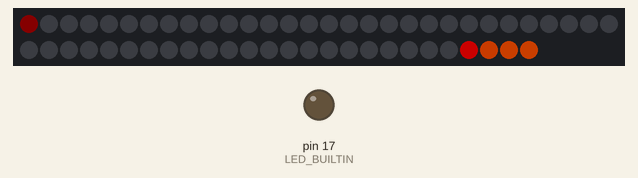
The sketch below on a simulated Arduino Uno, built with avr-gcc and run on an emulated ATmega328P. Shown: 56 RGB LEDs in strip order, left to right, continuing on the next row, output pins drawn as LEDs (lit = HIGH). Dim RGB values are drawn brighter than linear; random numbers use the default seed unless the sketch sets one; EEPROM starts erased.

Above: at 0.81 s.
At 5.5 s:
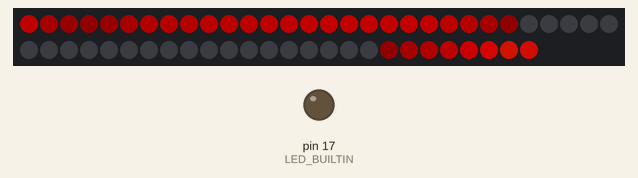
At 10.39 s:
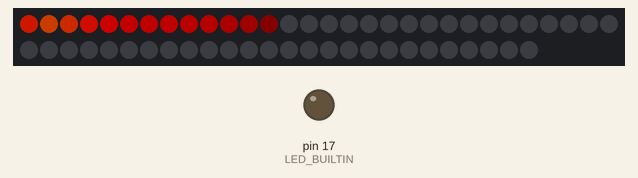
At 19.95 s:
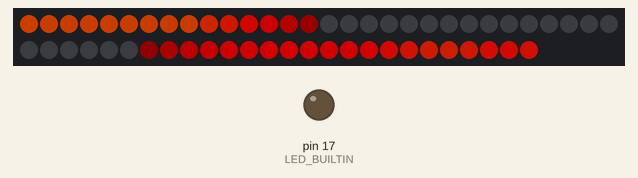
At 29.43 s:
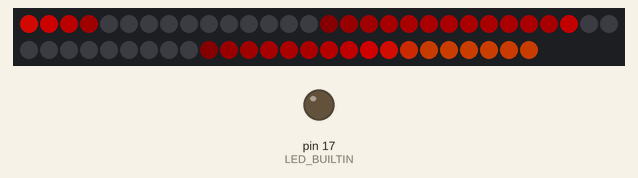
At 39.21 s:
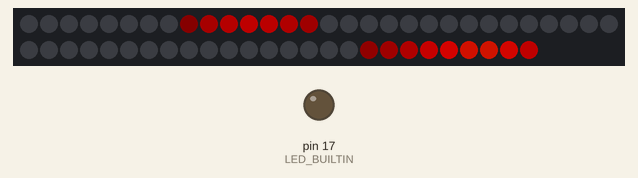

The sketch:

aunt-art.ino
```cpp
#include <Arduino.h>
#include <EEPROM.h>
#include <FastLED.h>

// Digital Pins
#define DIGITAL_SENSOR_PIN 6 // Sensor digital pin
#define MIRROR_PIN 8         // Switch pin
#define LED_PIN 7            // LED data pin
#define LED_BUILTIN 17       // Builtin LED

#define NUM_LEDS 56
#define MAX_DRAW_MA 1000 // Max power draw in mA

#define NUM_PATTERNS 2

#include "include/Fire.h"
#include "include/Orange-Pulse.h"

CRGB leds[NUM_LEDS];
Fire fire;

byte gPatternIndex = 0;

void setup()
{
    int addr = 0;
    byte lastPattern = EEPROM.read(addr);
    gPatternIndex = (lastPattern + 1) % NUM_PATTERNS;
    EEPROM.write(addr, gPatternIndex);

    // Power indicator
    pinMode(LED_BUILTIN, OUTPUT);

    // Set up FastLED
    FastLED.addLeds<WS2812B, LED_PIN, GRB>(leds, NUM_LEDS);
    FastLED.setBrightness(128);
    FastLED.setMaxPowerInVoltsAndMilliamps(5, MAX_DRAW_MA);
    set_max_power_indicator_LED(LED_BUILTIN);

    delay(200); // Give the monitor time to start up
    FastLED.clear(true);
}

void loop()
{
    switch (gPatternIndex)
    {
    case 0:
        fire.runFire(leds);
        break;
    default:
        runOrangePulse(leds);
        break;
    }
    FastLED.show();
}
```

Fire.h
```cpp
/* ****************************************************************************
 * Modified fire effect from Dave's Garage
 * https://github.com/davepl/DavesGarageLEDSeries/blob/master/LED%20Episode%2010/include/fire.h
 * ***************************************************************************/
#include <Arduino.h>
#include <FastLED.h>
#include "ledgfx.h"

DEFINE_GRADIENT_PALETTE(heatmap_gp){
    0, 0, 0, 0,          // black
    32, 0, 0, 0,         // black
    48, 255, 0, 0,       // red
    64, 200, 60, 0,      // orange?
    200, 255, 100, 0,    // bright yellow
    255, 255, 100, 255}; // full white

class Fire
{
protected:
    float *heatMapLeft;
    float *heatMapRight;
    double LastDraw; // Last time we drew the flame

    // const float IGNITION_KNOB = 50.0f;   // Preference-based constant factor for ignition rate
    const float SPREADRATE_KNOB = 12.0f; // Preference-based constant for flame spread rate
    const float SPARKRATE_KNOB = 5.0f;   // Preference-based constant for spark ignition rate
    const int Size = NUM_LEDS / 2 + 4;

public:
    float Cooling = 0.2f;
    int SparkHeight = 3;
    float SparkProbability = 1.0 * SPARKRATE_KNOB / SparkHeight;
    float SpreadRate = 1.0 * SPREADRATE_KNOB;
    CRGBPalette16 HeatMap_gp = heatmap_gp;

    Fire()
    {
        heatMapLeft = new float[Size]{0};
        heatMapRight = new float[Size]{0};
    };

    virtual ~Fire()
    {
        delete[] heatMapLeft;
        delete[] heatMapRight;
    };

    void runFire(CRGB ledArr[])
    {
        FastLED.clear();

        float elapsedSeconds = UnixTime() - LastDraw;
        float cooldown = 1.0f * RandomFloat() * Cooling * elapsedSeconds;
        LastDraw = UnixTime();

        for (int i = 0; i < (Size); i++)
        {
            heatMapLeft[i] = max(0.0f, heatMapLeft[i] - cooldown); // Cool cell by cooldown amount, but don't go below zero

            int neighborIndex = (i == 0) ? (Size)-1 : i - 1; // Index of cell to our left, wrapping around to front
            float spreadAmount = min(1.0f, heatMapLeft[neighborIndex]) * SpreadRate * elapsedSeconds;
            spreadAmount = min(heatMapLeft[neighborIndex], spreadAmount);
            heatMapLeft[i] += spreadAmount; // Exchange 'spreadAmount' of heat between cells
            heatMapLeft[neighborIndex] -= spreadAmount;

            // Check to see if this cell ignites a new spark
            if (i <= SparkHeight && RandomFloat() < SparkProbability * elapsedSeconds)
            {
                // heatMapLeft[i] = heatMapLeft[i] + RandomFloat() * 30 * elapsedSeconds;
                heatMapLeft[i] = 0.75f; // min(1.0f, (heatMapLeft[i] + RandomFloat() * 30 * elapsedSeconds));
                // printf("Spark at %d: %f", i, heatMapLeft[i]);
            }
        }

        for (int i = 0; i < (Size); i++)
        {
            heatMapRight[i] = max(0.0f, heatMapRight[i] - cooldown); // Cool cell by cooldown amount, but don't go below zero

            int neighborIndex = (i == 0) ? (Size)-1 : i - 1; // Index of cell to our left, wrapping around to front
            float spreadAmount = min(1.0f, heatMapRight[neighborIndex]) * SpreadRate * elapsedSeconds;
            spreadAmount = min(heatMapRight[neighborIndex], spreadAmount);
            heatMapRight[i] += spreadAmount; // Exchange 'spreadAmount' of heat between cells
            heatMapRight[neighborIndex] -= spreadAmount;

            // Check to see if this cell ignites a new spark
            if (i <= SparkHeight && RandomFloat() < SparkProbability * elapsedSeconds)
            {
                // heatMapRight[i] = heatMapRight[i] + RandomFloat() * 30 * elapsedSeconds;
                heatMapRight[i] = 0.75; // min(1.0f, (heatMapRight[i] + RandomFloat() * 30 * elapsedSeconds));
                // printf("Spark at %d: %f", i, heatMapRight[i]);
            }
        }

        for (int i = 0; i < NUM_LEDS / 2; i++)
        {
            ledArr[i] = ColorFromPalette(HeatMap_gp, 240 * min(1.0f, heatMapLeft[i + 4]));
            ledArr[NUM_LEDS - 1 - i] = ColorFromPalette(HeatMap_gp, 240 * min(1.0f, heatMapRight[i + 4]));
        }
    };
};
```

Orange-Pulse.h
```cpp
#include <Arduino.h>
#include <FastLED.h>

void runOrangePulse(CRGB ledArr[])
{
    fill_solid(ledArr, NUM_LEDS, CHSV(beatsin8(10, 16, 24), 255, beatsin8(10, 192, 255)));
}
```

ledgfx.h
```cpp
// https://github.com/davepl/DavesGarageLEDSeries/blob/master/LED%20Episode%2010/include/ledgfx.h
//+--------------------------------------------------------------------------
//
// NightDriver - (c) 2018 Dave Plummer.  All Rights Reserved.
//
// File:        ledgfx.h
//
// Description:
//
//   LED Drawing Routines for Dave's Garage Tutorial series
//
// History:     OCt-18-2020     davepl      Created from main.cpp code
//---------------------------------------------------------------------------

#pragma once

#include <Arduino.h>
#define FASTLED_INTERNAL
#include <FastLED.h>

// #include <sys/time.h>                   // For time-of-day

// Utility Macros

#define ARRAYSIZE(x) (sizeof(x)/sizeof(x[0]))
#define TIMES_PER_SECOND(x) EVERY_N_MILLISECONDS(1000/x)

//inline double RandomDouble()
//{
//    return random(UINT32_MAX) / (double) UINT32_MAX;
//}

inline float RandomFloat()
{
    float r = random(1000000L) / 1000000.0f;
    return r;
}

inline double UnixTime()
{
    return millis()/1000.0f;
}

// FractionalColor
//
// Returns a fraction of a color; abstracts the fadeToBlack out to this function in case we
// want to improve the color math or do color correction all in one location at a later date.

CRGB ColorFraction(CRGB colorIn, float fraction)
{
  fraction = min(1.0f, fraction);
  return CRGB(colorIn).fadeToBlackBy(255 * (1.0f - fraction));
}

void DrawPixels(float fPos, float count, CRGB color)
{
  // Calculate how much the first pixel will hold
  float availFirstPixel = 1.0f - (fPos - (long)(fPos));
  float amtFirstPixel = min(availFirstPixel, count);
  float remaining = min(count, FastLED.size()-fPos);
  int iPos = fPos;

  // Blend (add) in the color of the first partial pixel

  if (remaining > 0.0f)
  {
    FastLED.leds()[iPos++] += ColorFraction(color, amtFirstPixel);
    remaining -= amtFirstPixel;
  }

  // Now draw any full pixels in the middle

  while (remaining > 1.0f)
  {
    FastLED.leds()[iPos++] += color;
    remaining--;
  }

  // Draw tail pixel, up to a single full pixel

  if (remaining > 0.0f)
  {
    FastLED.leds()[iPos] += ColorFraction(color, remaining);
  }
}
```
